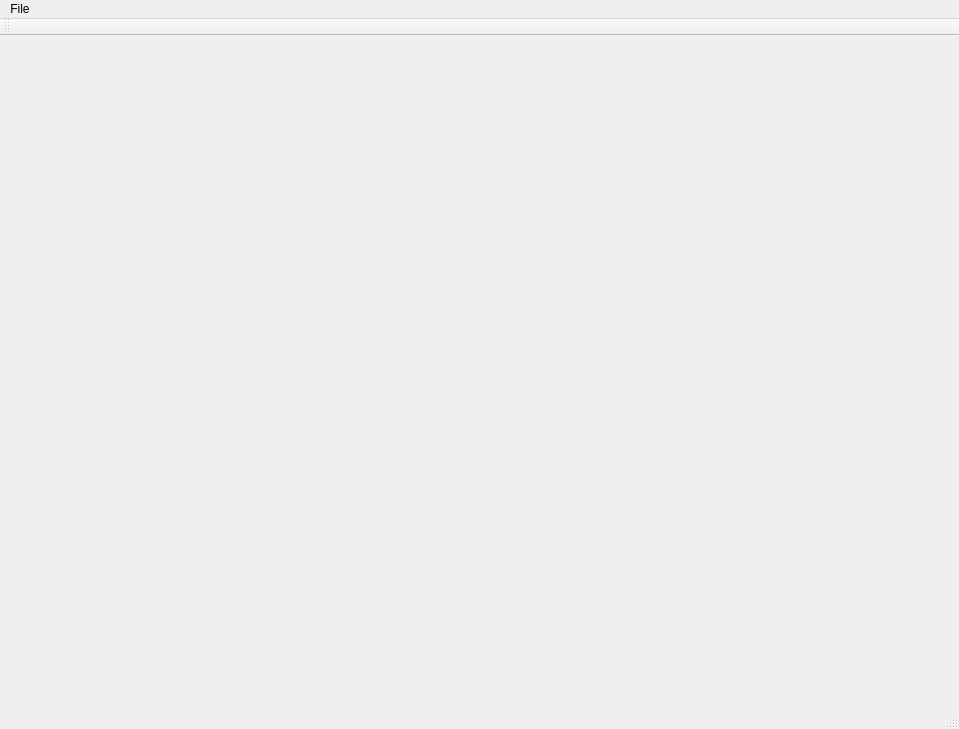
<?xml version="1.0" encoding="UTF-8"?>
<ui version="4.0">
 <class>MusenGUIClass</class>
 <widget class="QMainWindow" name="MusenGUIClass">
  <property name="geometry">
   <rect>
    <x>0</x>
    <y>0</y>
    <width>959</width>
    <height>729</height>
   </rect>
  </property>
  <property name="windowTitle">
   <string>MusenGUI</string>
  </property>
  <widget class="QWidget" name="centralWidget">
   <widget class="QWidget" name="verticalLayoutWidget">
    <property name="geometry">
     <rect>
      <x>240</x>
      <y>0</y>
      <width>421</width>
      <height>671</height>
     </rect>
    </property>
    <layout class="QVBoxLayout" name="verticalLayoutOpenGL">
     <item>
      <spacer name="verticalSpacer">
       <property name="orientation">
        <enum>Qt::Vertical</enum>
       </property>
       <property name="sizeHint" stdset="0">
        <size>
         <width>20</width>
         <height>40</height>
        </size>
       </property>
      </spacer>
     </item>
    </layout>
   </widget>
  </widget>
  <widget class="QMenuBar" name="menuBar">
   <property name="geometry">
    <rect>
     <x>0</x>
     <y>0</y>
     <width>959</width>
     <height>21</height>
    </rect>
   </property>
   <widget class="QMenu" name="menuFile">
    <property name="title">
     <string>File</string>
    </property>
    <addaction name="actionLoad"/>
   </widget>
   <addaction name="menuFile"/>
  </widget>
  <widget class="QToolBar" name="mainToolBar">
   <attribute name="toolBarArea">
    <enum>TopToolBarArea</enum>
   </attribute>
   <attribute name="toolBarBreak">
    <bool>false</bool>
   </attribute>
  </widget>
  <widget class="QStatusBar" name="statusBar"/>
  <action name="actionLoad">
   <property name="text">
    <string>Load</string>
   </property>
  </action>
 </widget>
 <layoutdefault spacing="6" margin="11"/>
 <resources>
  <include location="qt_gui.qrc"/>
 </resources>
 <connections/>
</ui>
